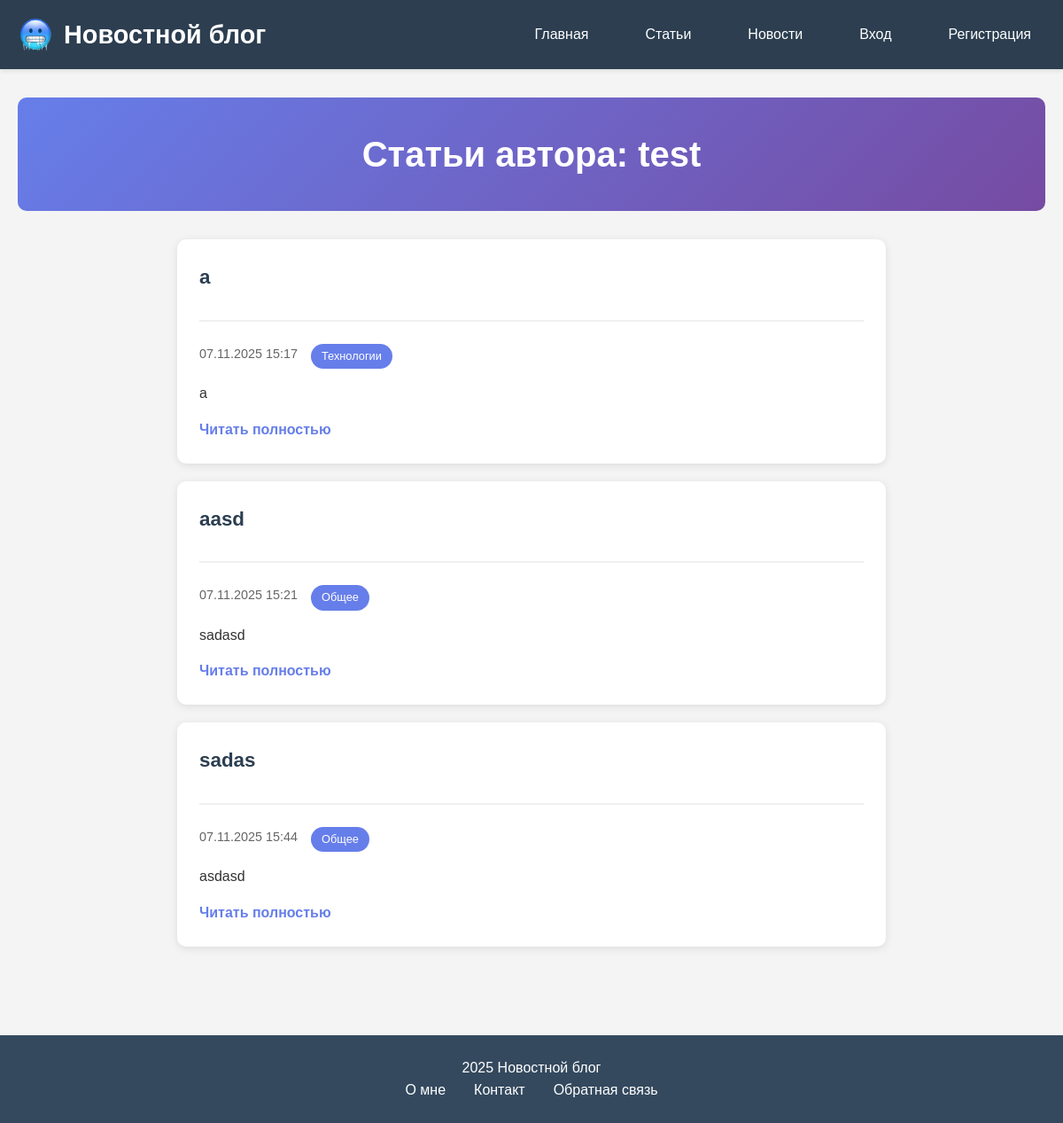
/author/2/, run on the app's committed database.
### main/models.py (models this page shows, shortened)
class Article(models.Model):
    CATEGORY_CHOICES = [
        ('technology', 'Технологии'),
        ('science', 'Наука'),
        ('art', 'Искусство'),
        ('sports', 'Спорт'),
        ('general', 'Общее'),
    ]
    title = models.CharField(max_length=200)
    text = models.TextField()
    created_date = models.DateTimeField(default=timezone.now)
    user = models.ForeignKey(User, on_delete=models.CASCADE, related_name='articles')
    category = models.CharField(
        max_length=50,
        choices=CATEGORY_CHOICES,
        default='general'
    )

### main/views.py (the view)
# urls.py: path('author/<int:user_id>/', views.author_articles, name='author_articles'),
def author_articles(request, user_id):
    author = get_object_or_404(User, id=user_id)
    articles = Article.objects.filter(user=author)
    return render(request, 'main/author_articles.html', {
        'articles': articles,
        'author': author
    })

### main/templates/main/author_articles.html (shortened to what this page needs)
{% extends 'main/base.html' %}
{% load static %}
{% block content %}
<div class="page-header">
    <h2>Статьи автора: {{ author.username }}</h2>
</div>
<div class="news-container">
    {% for article in articles %}
    <div class="news-item">
        <div class="news-header">
            <h3 class="news-title">
                <a href="{% url 'article_detail' article.id %}">{{ article.title }}</a>
                {% now "Y-m-d" as today %}
            </h3>
        </div>
        <div class="news-meta article-meta-extended">
            <span class="news-date"> {{ article.created_date|date:"d.m.Y H:i" }}</span>
            <span class="article-category-badge">{{ article.get_category_display }}</span>
        </div>
        <div class="news-content">
            {{ article.text|truncatewords:50 }}
        </div>
        <div style="display: flex; justify-content: space-between; align-items: center; margin-top: 15px;">
            <a href="{% url 'article_detail' article.id %}" class="read-more">Читать полностью</a>
        </div>
    </div>
    {% empty %}
    <div class="no-articles">
        <h3>Статьи не найдены</h3>
        <p>У автора {{ author.username }} пока нет статей.</p>
    </div>
    {% endfor %}
</div>
{% endblock %}

### main/static/main/css/style.css (style rules this page uses)
* { margin: 0; padding: 0; box-sizing: border-box; }
body { font-family: 'Arial', sans-serif; line-height: 1.6; color: #333; background-color: #f4f4f4; }
.page-header { text-align: center; margin-bottom: 2rem; padding: 2rem 0; background: linear-gradient(135deg, #667eea 0%, #764ba2 100%); color: white; border-radius: 10px; }
.page-header h2 { font-size: 2.5rem; }
.news-container { max-width: 800px; margin: 0 auto; }
.news-item { background: white; padding: 25px; margin-bottom: 20px; border-radius: 10px; box-shadow: 0 2px 10px rgba(0,0,0,0.1); transition: transform 0.3s ease; }
.news-title { margin-bottom: 10px; }
.news-title a { text-decoration: none; color: #2c3e50; font-size: 1.4rem; }
.news-meta { margin-bottom: 15px; color: #666; font-size: 0.9rem; }
.news-content { line-height: 1.6; color: #333; margin-bottom: 15px; }
.read-more { color: #667eea; text-decoration: none; font-weight: 600; }
.news-header { border-bottom: 2px solid #f0f0f0; padding-bottom: 20px; margin-bottom: 25px; }
.article-meta-extended { display: flex; gap: 15px; flex-wrap: wrap; }
.article-category-badge { background: #667eea; color: white; padding: 4px 12px; border-radius: 15px; font-size: 0.8rem; font-weight: 500; }

### data on the page
Article: title "a", created_date "07.11.2025 15:17", category "Технологии", text "a"
Article: title "aasd", created_date "07.11.2025 15:21", category "Общее", text "sadasd"
Article: title "sadas", created_date "07.11.2025 15:44", category "Общее", text "asdasd"

### other printed values
{{ author.username }} "test"
